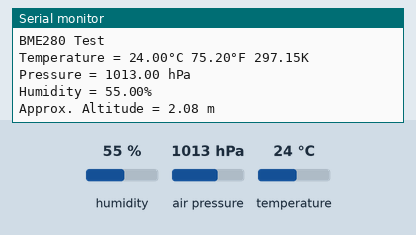
Simulated run of this sketch. Board: Arduino Uno, built with avr-gcc and run on an emulated ATmega328P. Shown: the last lines printed to the serial monitor. The test bench sets the inputs (shaded band); at power-on: humidity 55 %, air pressure 1013 hPa, temperature 24 °C.

Above: at 3.2 s.
3.3 s: humidity set to 22 %
At 4.13 s:
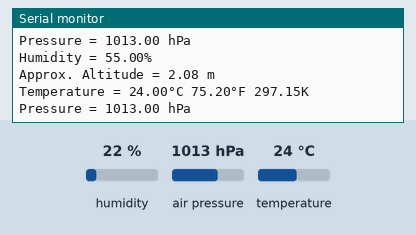
4.8 s: air pressure set to 952 hPa
At 6.18 s:
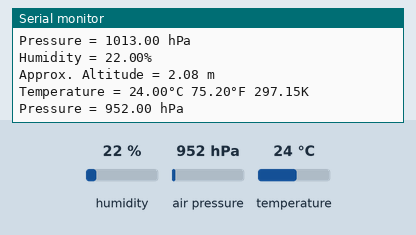
6.3 s: temperature set to 12 °C
At 6.3 s:
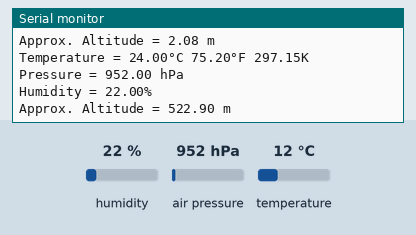

The sketch:

bmp280.ino
```cpp
#include <Wire.h>

#include <Adafruit_Sensor.h>
#include <Adafruit_BME280.h>

#define SEALEVELPRESSURE_HPA (1013.25)

Adafruit_BME280 bme; // I2C

void setup() {
    Serial.begin(9600);
    Serial.println(F("BME280 test"));

    bool status;

    // default settings
    // (you can also pass in a Wire library object like &Wire2)
    status = bme.begin(0x76);
    if (!status) {
        Serial.println("Could not find a valid BME280 sensor, check wiring!");
        while (1);
    }

    Serial.println("BME280 Test");
    delay(2000);

    Serial.println();
}

void loop() {
    Serial.print("Temperature = ");
    Serial.print(getBME('C'));
    printDegree();
    Serial.print("C ");
    Serial.print(getBME('F'));
    printDegree();
    Serial.print("F ");
    Serial.print(getBME('K'));
    Serial.println("K ");


    Serial.print("Pressure = ");
    Serial.print(getBME('P'));
    Serial.println(" hPa ");

    Serial.print("Humidity = ");
    Serial.print(getBME('H'));
    Serial.println("% ");

    Serial.print("Approx. Altitude = ");
    Serial.print(getBME('A'));
    Serial.println(" m");


    Serial.println();

    // action
    if(getBME('C') <65.2)
    {
     //digitalWrite(5, HIGH);
    }
    delay(2000);
}// loop end

float getBME(char type)
{
  float value;
    float temp = bme.readTemperature();// read temperature
    float pressure = bme.readPressure() / 100.0F; // read pressure
    float rel_hum = bme.readHumidity();// read humidity
    float alt =bme.readAltitude(SEALEVELPRESSURE_HPA);// read altitude
   if(type =='F')
   {
    value = temp *9/5 + 32;//convert to Fahrenheit
   }else if(type =='K')
   {
    value = temp + 273.15;//convert to Kelvin
   }else if(type =='H')
   {
    value = rel_hum;//return relative humidity
   }else if(type =='P')
   {
    value = pressure;//return pressure
   }else if(type =='A')
   {
    value = alt;//return approximate altitude
   }else{
    value = temp;// return Celsius
   }
   return value;
}//getBME

void printDegree()
{
    Serial.print("\xC2");
    Serial.print("\xB0");
} 
```

Measured:
- after the input at 4.8 s, the serial monitor: prints a new line after 1.4 s (image 2)
